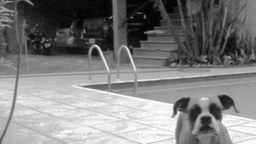
#> input picture 1-Activitie/A/img/image_GS_1_blur.jpg, 256 x 144 px, shrunk from 960 x 540 before the run, found by its file name
$ python A_5.py
#> lines starting #> are read from the running program, lines starting #| are printed output that depends on the picture
#> further down, image_blur is the input picture: shape (144, 256, 3); min 2, max 255, mean 127.4
# @toffanetto

import numpy as np
import imageio.v2 as iio
import matplotlib.pyplot as plt

BORDER_THRESHOLD = 10
N_BORDER_SEARCH = 1
M_BORDER_SEARCH = 1

ERODE_KERNEL = 1 # Mask (2*ERODE_KERNEL+1, 2*ERODE_KERNEL+1)

DILATE_KERNEL = 1 # Mask (2*DILATE_KERNEL+1, 2*DILATE_KERNEL+1)

def blurFilter(image_array):
    n_rows = np.uint16(image_array.shape[0]) # Number of rows of the image
    n_collumns = np.uint16(image_array.shape[1]) # Number of collumns of the image

    image_blurred = np.zeros([n_rows, n_collumns, 3], dtype=np.uint8)

    blur_matrix = np.array([[2, 4, 5, 4, 2],
                            [4, 9, 12, 9, 4],
                            [5, 12, 15, 12, 5],
                            [4, 9, 12, 9, 4],
                            [2, 4, 5, 4, 2]])/159

    n_filter = np.uint16(blur_matrix.shape[0]) # Number of rows of the filter
    m_filter = np.uint16(blur_matrix.shape[1]) # Number of collumns of the filter

    n_1 = np.int16(np.floor(n_filter/2))
    m_1 = np.int16(np.floor(m_filter/2))

    for i in range(n_rows):
        for j in range(n_collumns):
            blur_pixel = 0
            n_pixel = 0
            for n in range(n_filter):
                if(i-n_1+n >= 0) and (i-n_1+n < n_rows):
                    for m in range(m_filter):
                        if(j-m_1+m >= 0) and (j-m_1+m < n_collumns):
                            blur_pixel += image_array[i-n_1+n,j-m_1+m]+blur_matrix[n, m]
                            n_pixel += 1

            image_blurred[i, j] = np.uint8(blur_pixel/n_pixel)
        print('Bluring image | '+str(np.uint8(i/n_rows*100))+'% completed')

    return image_blurred


def gradVector (Ix, Iy):
    G = np.hypot(Ix,Iy)
    G = np.multiply(np.divide(G,np.max(G)),255)

    theta = np.arctan2(Iy,Ix)
    theta[theta < 0] += np.pi

    return G, theta

def borderDetector(image_array):
    n_rows = np.uint16(image_array.shape[0]) # Number of rows of the image
#> n_rows = 144
    n_collumns = np.uint16(image_array.shape[1]) # Number of collumns of the image
#> n_collumns = 256

    image_borders = np.zeros([n_rows, n_collumns], dtype=np.uint8)
    Ix = np.zeros([n_rows, n_collumns], dtype=np.int32)
    Iy = np.zeros([n_rows, n_collumns], dtype=np.int32)

    Kx = np.array([[-1, 0, 1], [-2, 0, 2], [-1, 0, 1]]) # Sobel filter gradient in x-axis
    Ky = np.array([[1, 2, 1], [0, 0, 0], [-1, -2, -1]]) # Sobel filter gradient in y-axis

    for i in range(n_rows):
        for j in range(n_collumns):
            for n in range(N_BORDER_SEARCH*2+1):
                if(i-N_BORDER_SEARCH+n >= 0) and (i-N_BORDER_SEARCH+n < n_rows):
                    for m in range(M_BORDER_SEARCH*2+1):
                        if(j-M_BORDER_SEARCH+m >= 0) and (j-M_BORDER_SEARCH+m < n_collumns):
                            Ix[i,j] += Kx[n,m]*image_array[i-N_BORDER_SEARCH+n, j-M_BORDER_SEARCH+m,0] # Getting intensity gradient in x-axis
                            Iy[i,j] += Ky[n,m]*image_array[i-N_BORDER_SEARCH+n, j-M_BORDER_SEARCH+m,0] # Getting intensity gradient in y-axis

        print('Gradient image | '+str(np.uint8(i/n_rows*100))+'% completed')
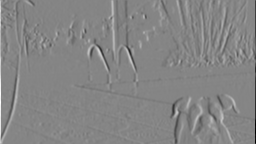
#> Ix: shape (144, 256) int32; min -999, max 915, mean 0.1; drawn with min black and max white
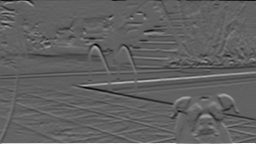
#> Iy: shape (144, 256) int32; min -626, max 1002, mean -4; drawn with min black and max white

    G, theta = gradVector(Ix=Ix, Iy=Iy)
#> in gradVector, `theta = np.arctan2(Iy,Ix)`:
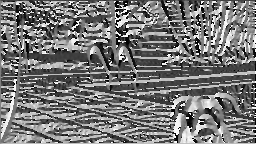
#> theta: shape (144, 256) float64; min -3.14, max 3.14, mean -0.198; drawn with min black and max white
#> in gradVector, `theta[theta < 0] += np.pi`:
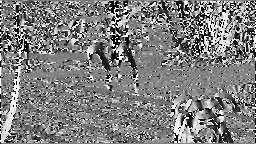
#> theta: shape (144, 256) float64; min 0, max 3.14, mean 1.57; drawn with min black and max white

    for i in range(n_rows):
        a = 255
        b = 255
        if(i-N_BORDER_SEARCH >= 0) and (i+N_BORDER_SEARCH < n_rows):
            for j in range(n_collumns):
                    if(j-M_BORDER_SEARCH >= 0) and (j+M_BORDER_SEARCH < n_collumns):

                        if (theta[i,j] >= 0 and theta[i,j] < np.pi/16) or (theta[i,j] >= np.pi/2-np.pi/16 and theta[i,j] < np.pi/2): # E/W
                            a = G[i, j+1]
                            b = G[i, j-1]
                        elif (theta[i,j] >= np.pi/16 and theta[i,j] < np.pi/16+np.pi/8): # NE/SW
                            a = G[i+1, j+1]
                            b = G[i-1, j-1]
                        elif (theta[i,j] >= np.pi/4-np.pi/16 and theta[i,j] < np.pi/4+np.pi/16): #N/S
                            a = G[i+1, j]
                            b = G[i-1, j]
                        elif (theta[i,j] >= np.pi/4+np.pi/16 and theta[i,j] < np.pi/2-np.pi/16): #NW/SE
                            a = G[i-1, j+1]
                            b = G[i-1, j+1]

                        if(G[i,j] >= (max(a,b)) and G[i,j] >= BORDER_THRESHOLD):
                            image_borders[i,j] = 255

        print('Thining edges | '+str(np.uint8(i/n_rows*100))+'% completed')
#> this loop made 144 passes
#| Thining edges | 0% completed
#| Thining edges | 0% completed
#| Thining edges | 1% completed
#| Thining edges | 2% completed
#| Thining edges | 2% completed
#| Thining edges | 3% completed
#| Thining edges | 4% completed
#| Thining edges | 4% completed
#> (further printed lines are left out)
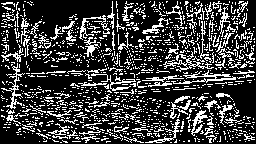
#> image_borders: shape (144, 256); 24.6% white in thin lines or dots

    return image_borders

def erodeImage(image_array):
    n_rows = np.uint16(image_array.shape[0]) # Number of rows of the image
#> n_rows = 144
    n_collumns = np.uint16(image_array.shape[1]) # Number of collumns of the image
#> n_collumns = 256

    image_eroded = np.zeros([n_rows, n_collumns], dtype=np.uint8)
#> image_eroded: shape (144, 256); every value is 0

    for i in range(n_rows):
        for j in range(n_collumns):
            e = 0
            for n in range(ERODE_KERNEL*2+1):
                if(i-ERODE_KERNEL+n >= 0) and (i-ERODE_KERNEL+n < n_rows):
                    for m in range(ERODE_KERNEL*2+1):
                        if(j-ERODE_KERNEL+m >= 0) and (j-ERODE_KERNEL+m < n_collumns):
                            if(image_array[i,j]>0):
                                e += image_array[i-ERODE_KERNEL+n, j-ERODE_KERNEL+m] # Getting intensity gradient in x-axis
            if(e>=((ERODE_KERNEL*2+1)**2)/2*255):
                image_eroded[i,j] = 255
        print('Eroding image | '+str(np.uint8(i/n_rows*100))+'% completed')
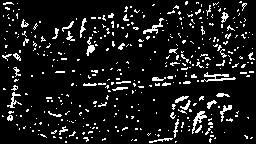
#> image_eroded: shape (144, 256); 9.9% white in thin lines or dots

    return image_eroded


def dilateImage(image_array):
    n_rows = np.uint16(image_array.shape[0]) # Number of rows of the image
#> n_rows = 144
    n_collumns = np.uint16(image_array.shape[1]) # Number of collumns of the image
#> n_collumns = 256

    image_dilated = np.ones([n_rows, n_collumns], dtype=np.uint8)*255
#> image_dilated: shape (144, 256); every value is 255

    for i in range(n_rows):
        for j in range(n_collumns):
            e = 0
            if(image_array[i,j]==0):
                for n in range(DILATE_KERNEL*2+1):
                    if(i-DILATE_KERNEL+n >= 0) and (i-DILATE_KERNEL+n < n_rows):
                        for m in range(DILATE_KERNEL*2+1):
                            if(j-DILATE_KERNEL+m >= 0) and (j-DILATE_KERNEL+m < n_collumns):
                                    e += image_array[i-DILATE_KERNEL+n, j-DILATE_KERNEL+m] # Getting intensity gradient in x-axis
                if(e<((DILATE_KERNEL*2+1)**2)/2*255):
                    image_dilated[i,j] = 0
        print('Dilating image | '+str(np.uint8(i/n_rows*100))+'% completed')
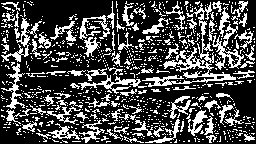
#> image_dilated: shape (144, 256); 28.9% white in thin lines or dots

    return image_dilated

try:
    image_blur = iio.imread('A/img/image_GS_1_blur.jpg')

except:
    image_raw = iio.imread('A/img/image_GS_1_equalized.jpg')

    print("IMG Tensor size: "+str(image_raw.shape))

    image_blur = blurFilter(image_raw)

    iio.imwrite('A/img/image_GS_1_blur.jpg', image_blur)

    print("IMG Tensor size: "+str(image_blur.shape))

image_borders = borderDetector(image_blur)

iio.imwrite('A/img/image_GS_1_borders.png', image_borders)

image_borders_erode = erodeImage(image_borders)

iio.imwrite('A/img/image_GS_1_borders_erode.png', image_borders_erode)

image_borders_dilate = dilateImage(image_borders)

iio.imwrite('A/img/image_GS_1_borders_dilate.png', image_borders_dilate)
